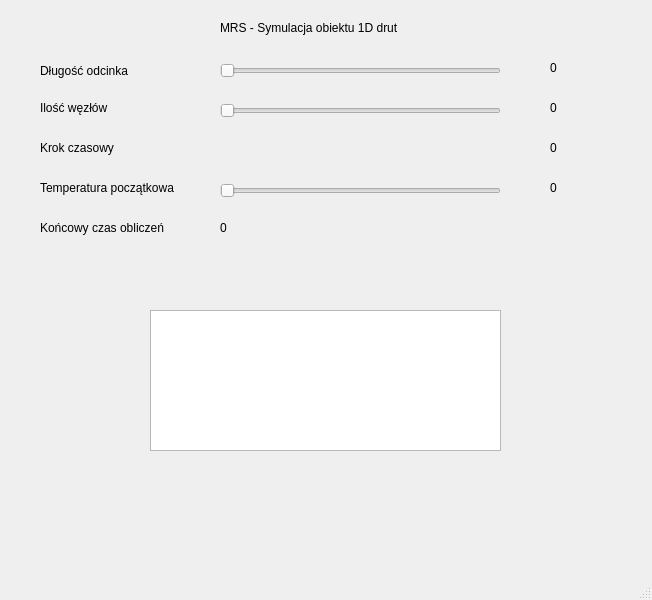
<?xml version="1.0" encoding="UTF-8"?>
<ui version="4.0">
 <class>MainWindow</class>
 <widget class="QMainWindow" name="MainWindow">
  <property name="geometry">
   <rect>
    <x>0</x>
    <y>0</y>
    <width>652</width>
    <height>600</height>
   </rect>
  </property>
  <property name="windowTitle">
   <string>Projekt symulacja podgrzewania - Sadkowski</string>
  </property>
  <widget class="QWidget" name="centralwidget">
   <widget class="QLabel" name="label">
    <property name="geometry">
     <rect>
      <x>40</x>
      <y>60</y>
      <width>101</width>
      <height>21</height>
     </rect>
    </property>
    <property name="text">
     <string>Długość odcinka </string>
    </property>
   </widget>
   <widget class="QLabel" name="label_2">
    <property name="geometry">
     <rect>
      <x>220</x>
      <y>20</y>
      <width>211</width>
      <height>16</height>
     </rect>
    </property>
    <property name="text">
     <string>MRS - Symulacja obiektu 1D drut</string>
    </property>
   </widget>
   <widget class="QLabel" name="label_3">
    <property name="geometry">
     <rect>
      <x>40</x>
      <y>100</y>
      <width>101</width>
      <height>16</height>
     </rect>
    </property>
    <property name="text">
     <string>Ilość węzłów </string>
    </property>
   </widget>
   <widget class="QLabel" name="label_4">
    <property name="geometry">
     <rect>
      <x>40</x>
      <y>140</y>
      <width>91</width>
      <height>16</height>
     </rect>
    </property>
    <property name="text">
     <string>Krok czasowy</string>
    </property>
   </widget>
   <widget class="QSlider" name="horizontalSlider">
    <property name="geometry">
     <rect>
      <x>220</x>
      <y>60</y>
      <width>281</width>
      <height>22</height>
     </rect>
    </property>
    <property name="minimum">
     <number>1</number>
    </property>
    <property name="maximum">
     <number>10</number>
    </property>
    <property name="pageStep">
     <number>6</number>
    </property>
    <property name="orientation">
     <enum>Qt::Horizontal</enum>
    </property>
   </widget>
   <widget class="QSlider" name="horizontalSlider_2">
    <property name="geometry">
     <rect>
      <x>220</x>
      <y>100</y>
      <width>281</width>
      <height>22</height>
     </rect>
    </property>
    <property name="orientation">
     <enum>Qt::Horizontal</enum>
    </property>
   </widget>
   <widget class="QLabel" name="label_6">
    <property name="geometry">
     <rect>
      <x>40</x>
      <y>180</y>
      <width>151</width>
      <height>16</height>
     </rect>
    </property>
    <property name="text">
     <string>Temperatura początkowa</string>
    </property>
   </widget>
   <widget class="QSlider" name="horizontalSlider_5">
    <property name="geometry">
     <rect>
      <x>220</x>
      <y>180</y>
      <width>281</width>
      <height>22</height>
     </rect>
    </property>
    <property name="orientation">
     <enum>Qt::Horizontal</enum>
    </property>
   </widget>
   <widget class="QGraphicsView" name="graphicsView">
    <property name="geometry">
     <rect>
      <x>150</x>
      <y>310</y>
      <width>351</width>
      <height>141</height>
     </rect>
    </property>
   </widget>
   <widget class="QLabel" name="label_7">
    <property name="geometry">
     <rect>
      <x>40</x>
      <y>220</y>
      <width>161</width>
      <height>16</height>
     </rect>
    </property>
    <property name="text">
     <string>Końcowy czas obliczeń</string>
    </property>
   </widget>
   <widget class="QLabel" name="label_8">
    <property name="geometry">
     <rect>
      <x>550</x>
      <y>60</y>
      <width>55</width>
      <height>16</height>
     </rect>
    </property>
    <property name="text">
     <string>0</string>
    </property>
   </widget>
   <widget class="QLabel" name="label_9">
    <property name="geometry">
     <rect>
      <x>550</x>
      <y>100</y>
      <width>55</width>
      <height>16</height>
     </rect>
    </property>
    <property name="text">
     <string>0</string>
    </property>
   </widget>
   <widget class="QLabel" name="label_10">
    <property name="geometry">
     <rect>
      <x>550</x>
      <y>140</y>
      <width>55</width>
      <height>16</height>
     </rect>
    </property>
    <property name="text">
     <string>0</string>
    </property>
   </widget>
   <widget class="QLabel" name="label_12">
    <property name="geometry">
     <rect>
      <x>550</x>
      <y>180</y>
      <width>55</width>
      <height>16</height>
     </rect>
    </property>
    <property name="text">
     <string>0</string>
    </property>
   </widget>
   <widget class="QLabel" name="label_13">
    <property name="geometry">
     <rect>
      <x>220</x>
      <y>220</y>
      <width>55</width>
      <height>16</height>
     </rect>
    </property>
    <property name="text">
     <string>0</string>
    </property>
   </widget>
  </widget>
  <widget class="QMenuBar" name="menubar">
   <property name="geometry">
    <rect>
     <x>0</x>
     <y>0</y>
     <width>652</width>
     <height>26</height>
    </rect>
   </property>
  </widget>
  <widget class="QStatusBar" name="statusbar"/>
 </widget>
 <resources/>
 <connections/>
</ui>
